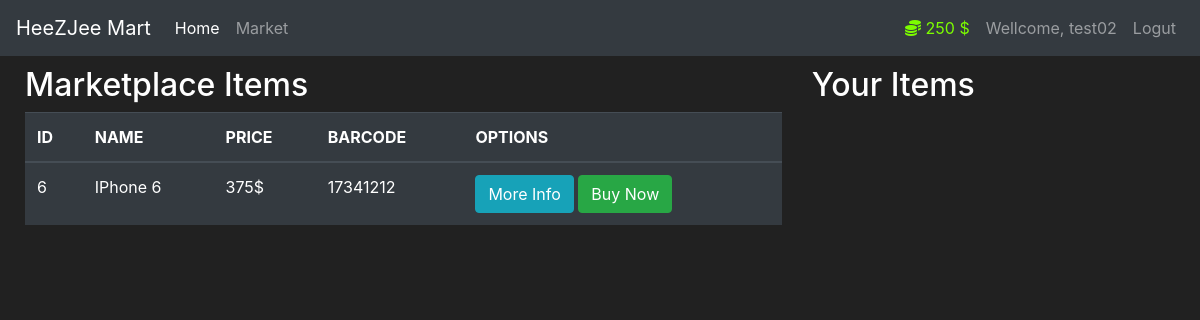
Page /market (signed in) on the committed database.
### src/models.py (models this page shows, shortened)
class User(db.Model, UserMixin):
    id = db.Column(db.Integer(), primary_key=True)
    username = db.Column(db.String(length=30), nullable=False, unique=True)
    email = db.Column(db.String(length=50), nullable=False, unique=True)
    password = db.Column(db.String(length=60), nullable=False)
    budget = db.Column(db.Integer(), nullable=False, default=1000)
    item = db.relationship('Item', backref='owned_user', lazy=True)
    @property
    def password_hash(self):
        return self.password_hash
    @property
    def pretty_budget(self):
        if len(str(self.budget)) > 3:
            return f"{str(self.budget)[:-3]},{str(self.budget)[-3:]} $"
        else:
            return f"{self.budget} $"

class Item(db.Model):
    id = db.Column(db.Integer(), primary_key=True)
    name = db.Column(db.String(length=30), nullable=False, unique=True)
    price = db.Column(db.Integer(), nullable=False)
    barcode = db.Column(db.String(length=8), nullable=False, unique=True)
    description = db.Column(db.String(length=1024), nullable=False, unique=True)
    owner = db.Column(db.Integer(),db.ForeignKey('user.id'))

### src/routes.py (the view, shortened to what this page needs)
@app.route('/market', methods=["GET", "POST"])
@login_required
def market():
    purchase_form = PurchaseItem()
    if request.method == "GET":
        items: List[object] = Item.query.filter_by(owner=None)
        return render_template("market.html", items=items, purchase_form=purchase_form)

### src/models.py (called while the page is built)
@login_manager.user_loader
def load_user(user_id):
    return User.query.get(int(user_id))

### src/templates/market.html (shortened to what this page needs)
{% extends './base.html' %} {% block title %} Market Page {% endblock %} {%block
content %}
<div class="row" style="margin: 10px;">
  <div class="col-8" >
    <h2>Marketplace Items</h2>
    <table class="table table-hover table-dark">
      <thead>
        <tr>
          <th scope="col">ID</th>
          <th scope="col">NAME</th>
          <th scope="col">PRICE</th>
          <th scope="col">BARCODE</th>
          <th scope="col">OPTIONS</th>
        </tr>
      </thead>
      <tbody>
        {% for item in items %}
        <tr>
          <td scope="col">{{item.id}}</td>
          <td scope="col">{{item.name}}</td>
          <td scope="col">{{item.price}}$</td>
          <td scope="col">{{item.barcode}}</td>
          <td>
                  <button class="btn btn-outline btn-info" data-toggle="modal" data-target="#Modal-MoreInfo-{{ item.id }}">More Info</button>
            <button class="btn btn-outline btn-success" data-toggle="modal" data-target="#Modal-PurchaseItem-{{ item.id }}">Buy Now</button>
          </td>
        </tr>
        {% endfor %}
      </tbody>
    </table>
  </div>
  <div class="col-4">
    <h2>Your Items</h2>
  </div>
</div>
{% endblock %}

### src/templates/base.html (shortened to what this page needs)
<!DOCTYPE html>
<html lang="en">
  <head>
    <link
      rel="stylesheet"
      href="https://cdn.jsdelivr.net/npm/bootstrap@4.5.3/dist/css/bootstrap.min.css"
    />
  </head>
  <body>
    <nav class="navbar navbar-expand-md navbar-dark bg-dark">
      <a class="navbar-brand" href="{{ url_for('index' )}}">HeeZJee Mart</a>
      <div class="collapse navbar-collapse" id="navbarNav">
        <ul class="navbar-nav mr-auto">
          <li class="nav-item active">
            <a class="nav-link" href="{{ url_for('index' )}}"
              >Home <span class="sr-only">(current)</span></a
            >
          </li>
          <li class="nav-item">
            <a class="nav-link" href="{{ url_for('market' )}}">Market</a>
          </li>
        </ul>
        {%if current_user.is_authenticated%}
        <ul class="navbar-nav">
          <li class="nav-item">
            <a class="nav-link" style="color: lawngreen">
              <i class="fas fa-coins"></i>
              {{current_user.pretty_budget}}
            </a>
          </li>
          <li class="nav-item">
            <a class="nav-link">Wellcome, {{current_user.username}}</a>
          </li>
          <li class="nav-item">
            <a class="nav-link" href="{{ url_for('logout' )}}">Logut</a>
          </li>
        </ul>
        {%endif%}
      </div>
    </nav>
    {% block content %} {% endblock %}
  </body>
</html>

### src/templates/base.html (style rules this page uses)
body { background-color: #212121; color: white; }

### rows in the picture
User: pretty_budget "250 $", username "test02"
Item: id "6", name "IPhone 6", price "375", barcode "17341212"
